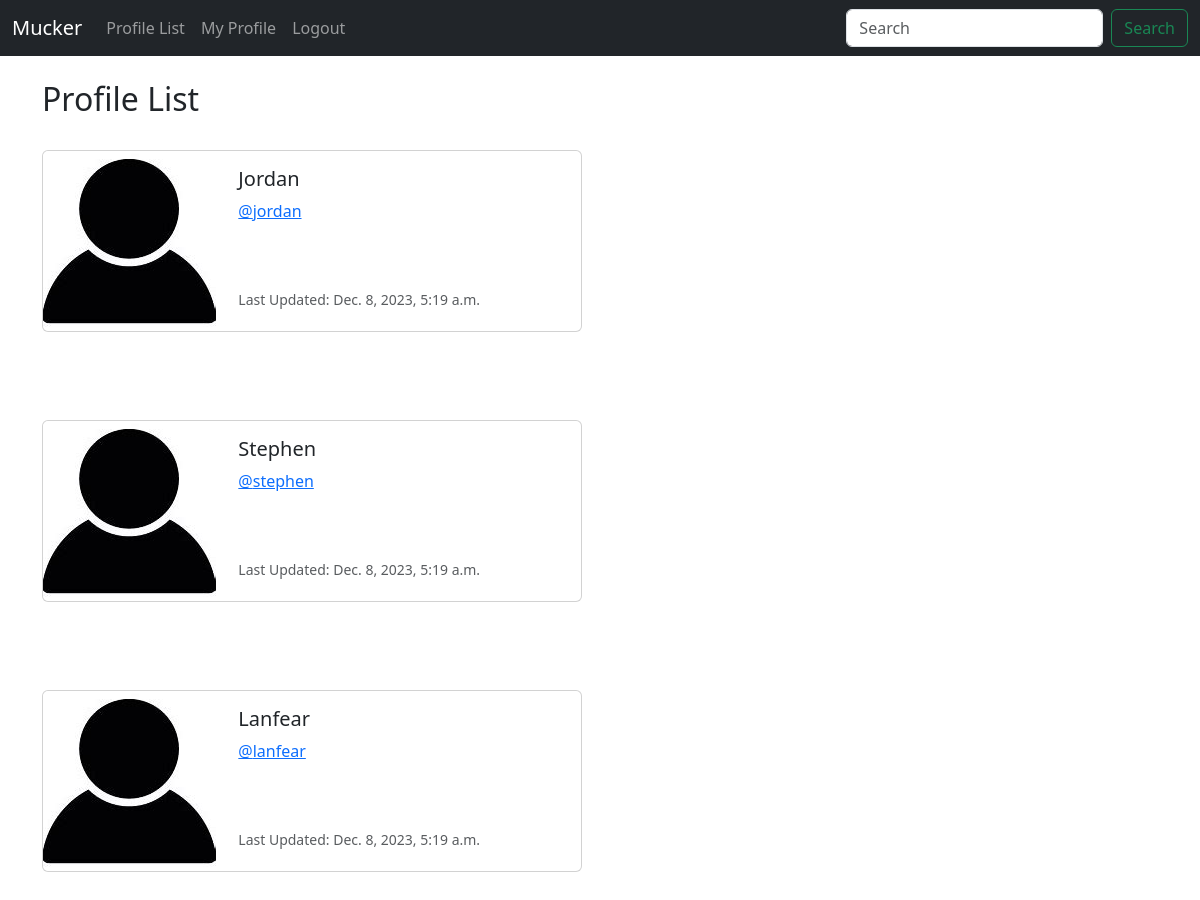
Screenshot of /profile_list/ (signed in) with the database file from the repository.
### musker/models.py (models this page shows, shortened)
class Profile(models.Model):
	user = models.OneToOneField(User, on_delete=models.CASCADE)
	follows = models.ManyToManyField("self",
		related_name = "followed_by",
		symmetrical = False,
		blank = True)
	date_modifed = models.DateTimeField(User, auto_now = True)

### musker/views.py (the view)
# urls.py: path('profile_list/',views.profile_list, name= 'profile_list'),
def profile_list(request):
	if request.user.is_authenticated:
		profiles = Profile.objects.exclude(user = request.user)
		return render(request, 'profile_list.html',
			{"profiles": profiles})
	else:
		messages.success(request,("You must be logged in to view this page.."))
		return redirect('home')

### musker/templates/profile_list.html
{% extends 'base.html' %}
{% load static %}
{% block content%}
	<h2>Profile List</h2><br/>
	{% if profiles %}
		{% for profile in profiles %}
			<div class="card mb-3" style="max-width: 540px;">
			  <div class="row g-0">
			    <div class="col-md-4">
			      <img src="{% static 'images/pp.jpg' %}" class="img-fluid rounded-start" alt="Profile Image">
			    </div>
			    <div class="col-md-8">
			      <div class="card-body">
			        <h5 class="card-title">{{ profile.user.username }}</h5>
			        <p class="card-text">
			        	<a href="{% url 'profile' profile.user.id %}">@{{ profile.user.username | lower }}</a>
			        </p><br/><br/>
			        <p class="card-text"><small class="text-body-secondary">Last Updated: {{ profile.date_modifed }}</small></p>
			      </div>
			    </div>
			  	</div>
			</div>
			<br/>
			<br/><br/>
		{% endfor %}
	{% endif %}
{% endblock %}

### musker/templates/base.html (shortened to what this page needs)
<!doctype html>
<html lang="en">
  <head>
    <link href="https://cdn.jsdelivr.net/npm/bootstrap@5.3.2/dist/css/bootstrap.min.css" rel="stylesheet">
  </head>
  <body>
    {% include 'navbar.html' %}
    <br/>
    <div class="container">
      {% block content%}
      {% endblock %}
    </div>
  </body>
</html>

### musker/templates/navbar.html (shortened to what this page needs)
<nav class="navbar navbar-expand-lg navbar-dark bg-dark ">
  <div class="container-fluid">
    <a class="navbar-brand" href="{% url 'home' %}">Mucker</a>
    <div class="collapse navbar-collapse" id="navbarSupportedContent">
      <ul class="navbar-nav me-auto mb-2 mb-lg-0">
        <li class="nav-item">
          <a class="nav-link" href="{% url 'profile_list' %}">Profile List</a>
        </li>
        {% if user.is_authenticated %}
          <li class="nav-item">
            <a class="nav-link" href="{% url 'profile' request.user.id %}">My Profile</a>
          </li>
          <li class="nav-item">
            <a class="nav-link" href="{% url 'logout_user' %}">Logout</a>
          </li>
        {% else %}
          <li class="nav-item">
            <a class="nav-link" href="{% url 'login_user' %}">Login</a>
          </li>
        {% endif %}
      </ul>
      <form class="d-flex" role="search">
        <input class="form-control me-2" type="search" placeholder="Search" aria-label="Search">
        <button class="btn btn-outline-success" type="submit">Search</button>
      </form>
    </div>
  </div>
</nav>

### rows the page displays
Profile: user.username "Jordan", user.username "jordan", date_modifed "Dec. 8, 2023, 5:19 a.m."
Profile: user.username "Stephen", user.username "stephen", date_modifed "Dec. 8, 2023, 5:19 a.m."
Profile: user.username "Lanfear", user.username "lanfear", date_modifed "Dec. 8, 2023, 5:19 a.m."
